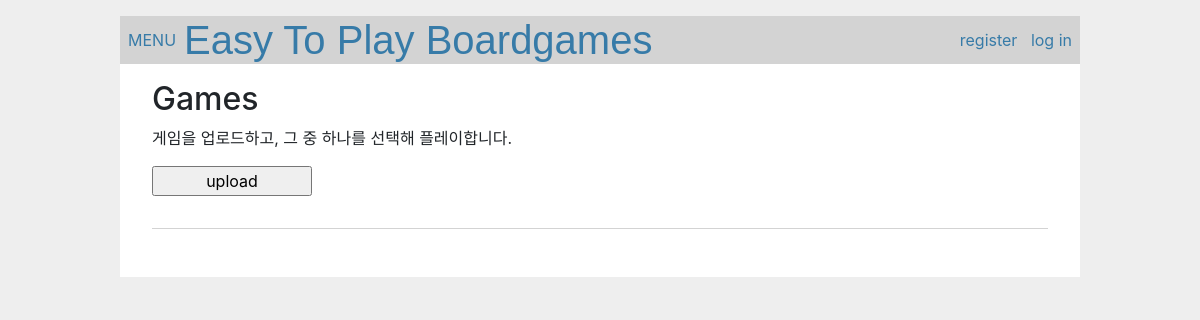
The app's page /game/, older data.
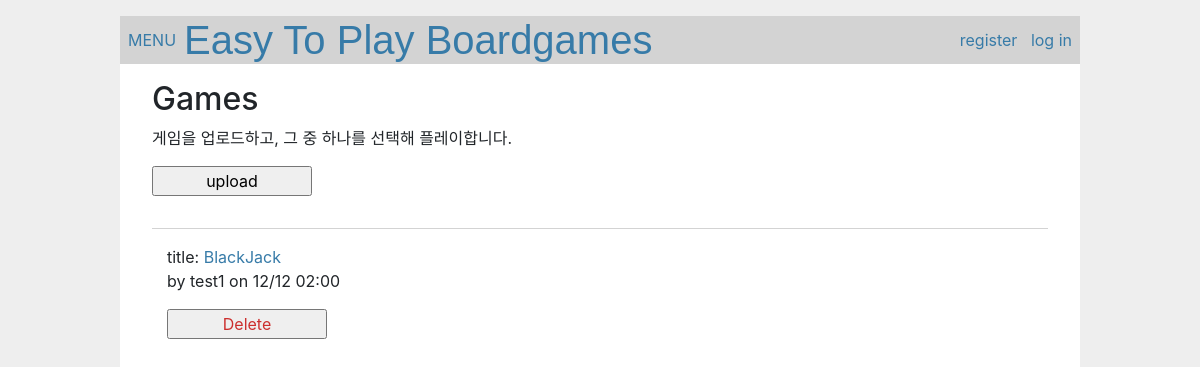
The same page, newer data.
### src/game/models.py (models this page shows)
class Game(db.Model):
	__tablename__ = "games"
	id = db.Column(db.Integer, primary_key=True)
	user_id = db.Column(db.Integer, db.ForeignKey("users.id"))
	title = db.Column(db.String(20), nullable=False)
	description = db.Column(db.String(100), nullable=False)
	upload_path = db.Column(db.String(255),nullable=False)
	created_at = db.Column(db.DateTime, default=datetime.now, nullable=False)
	updated_at = db.Column(db.DateTime, default=datetime.now,
						   onupdate=datetime.now, nullable=False)
	user = db.relationship('User', backref=db.backref('games', lazy=True))

### src/crud/models.py (models this page shows, shortened)
class User(db.Model, UserMixin):
	__tablename__ = "users"
	id = db.Column(db.Integer, primary_key=True)
	username = db.Column(db.String(12), index=True, nullable=False)
	email = db.Column(db.String(100), unique=True, index=True, nullable=False)
	password_hash = db.Column(db.String)
	created_at = db.Column(db.DateTime, default=datetime.now, nullable=False)
	updated_at = db.Column(db.DateTime, default=datetime.now,
                        onupdate=datetime.now, nullable=False)
	@property
	def password(self):
		raise AttributeError("비밀번호 오류")

### src/game/views.py (the view)
@game.route('/')
def index():
	games = Game.query.join(User).order_by(desc(Game.created_at)).all()
	delete_form = DeleteForm()
	return render_template('game/index.html', games=games,
						   delete_form=delete_form)

### src/game/forms.py
class DeleteForm(FlaskForm):
	submit = SubmitField("Delete")

### src/game/templates/game/index.html (shortened to what this page needs)
{% extends "home/base.html" %}
{% block content %}
<div class="p-3">
<h2>Games</h2>
게임을 업로드하고, 그 중 하나를 선택해 플레이합니다.
<div>
	<form action="{{ url_for('game.upload_file') }}">
		<input type="submit" value="upload">
	</form>
</div><hr>
<div class="container">
	<div class="row row-cols-auto">
		{% for game in games %}
		<div class="col">title:
			<a href="{{ url_for('home.home_game', game_id=game.id) }}">
				{{ game.title }}
			</a>
			<div class="about">by {{ game.user.username }} on {{ game.created_at.strftime('%m/%d %H:%M') }}</div>
			<form action="{{ url_for('game.delete_game', game_id=game.id) }}" method="POST">
				<input class="danger" type="submit" value="Delete" onclick="return confirm('정말 삭제하겠습니까?');">
			</form>
		</div>
		{% endfor %}
	</div>
</div>
{% endblock %}

Row changes from the older to the newer data that the page shows:
added Game: title "BlackJack", user.username "test1", created_at "12/12 02:00"
